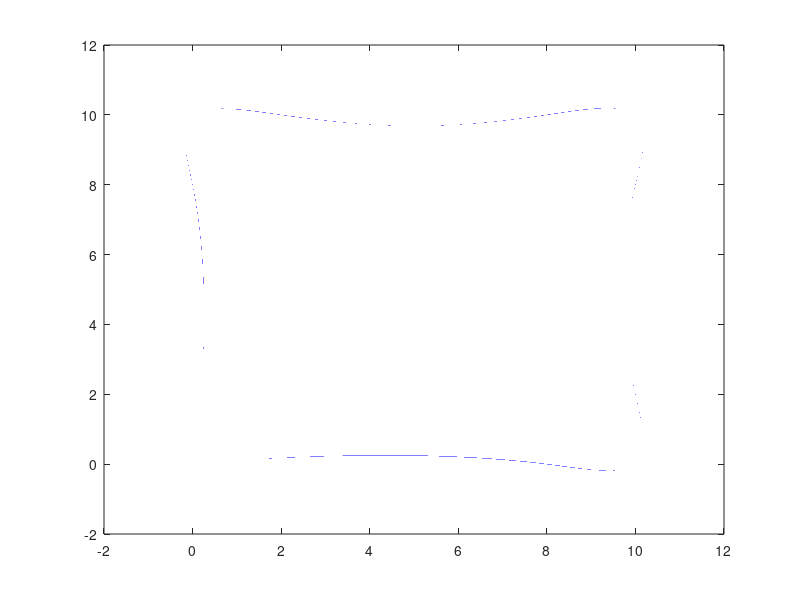
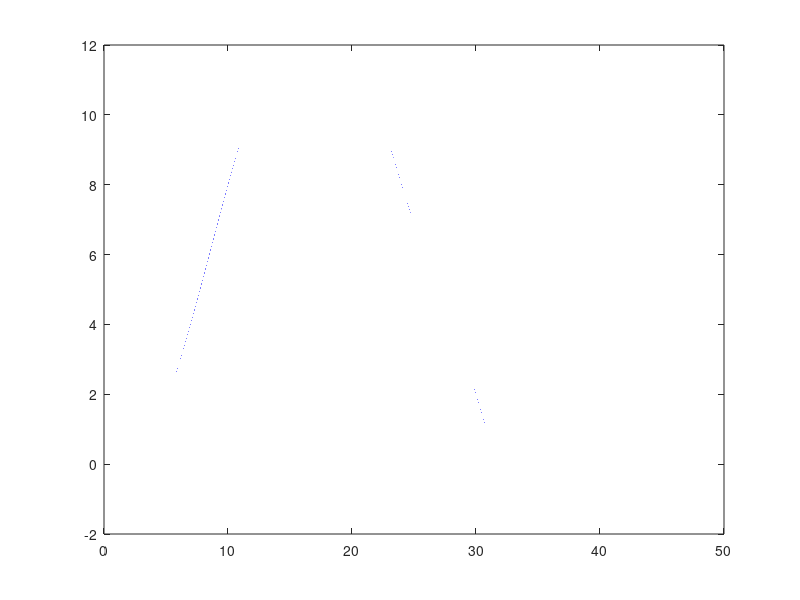
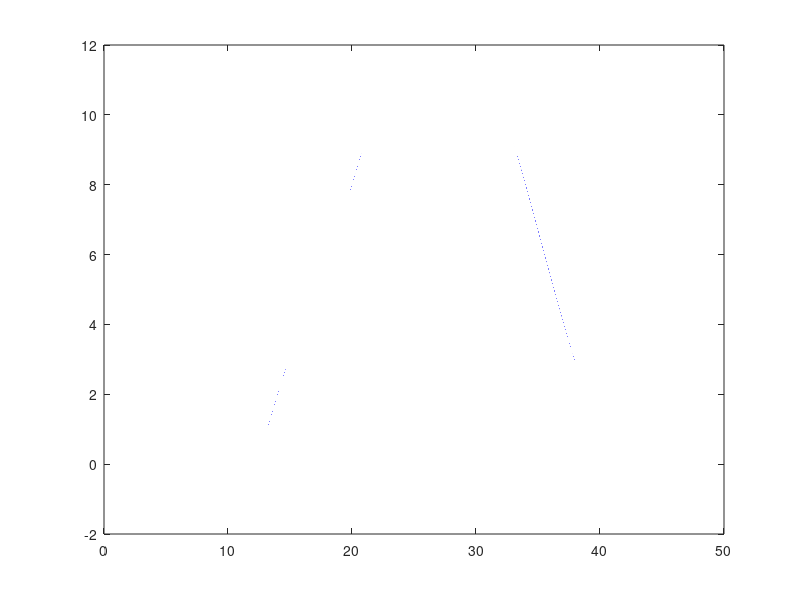

These charts were generated, in order, by the following MATLAB code:
clear all
clc
% Data file for advanced trajectory.

tspan = [0; 46]; % Seconds
sampling_freq = 2e4; %Hz
dt = 1/sampling_freq;
ts = tspan(1):dt:tspan(2);

A = 2;

vias = [ 
  % x     y   t
    0     0   0;
    0     0   1;
    0     0   2;
    4*A   0   10;
    % 4.5*A 0   11;
    5*A   0   12;
    % 5*A .5*A  13;
    5*A  1*A  14;
    5*A  4*A  20;
    % 5*A 4.5*A 21;
    5*A  5*A  22;
    % 4.5*A 5*A 23;
    4*A  5*A  24;
    A    5*A  30;
    % .5*A 5*A  31;
    0    5*A  32;
    % 0   4.5*A 33;
    0    4*A  34;
    0     0   42;
    0     0   44;
    0     0   46;
];

traj = zeros(2,length(ts));
traj(1,:) = spline(vias(:,3),vias(:,1),ts);
traj(2,:) = spline(vias(:,3),vias(:,2),ts);

save(".\Trajectories\adv_traj.mat")

%%
figure
plot(traj(1,:),traj(2,:))
figure
plot(ts, traj(1,:))
figure
plot(ts,traj(2,:))

% y0 = [0; 0; 0; 0; 0; 0]
